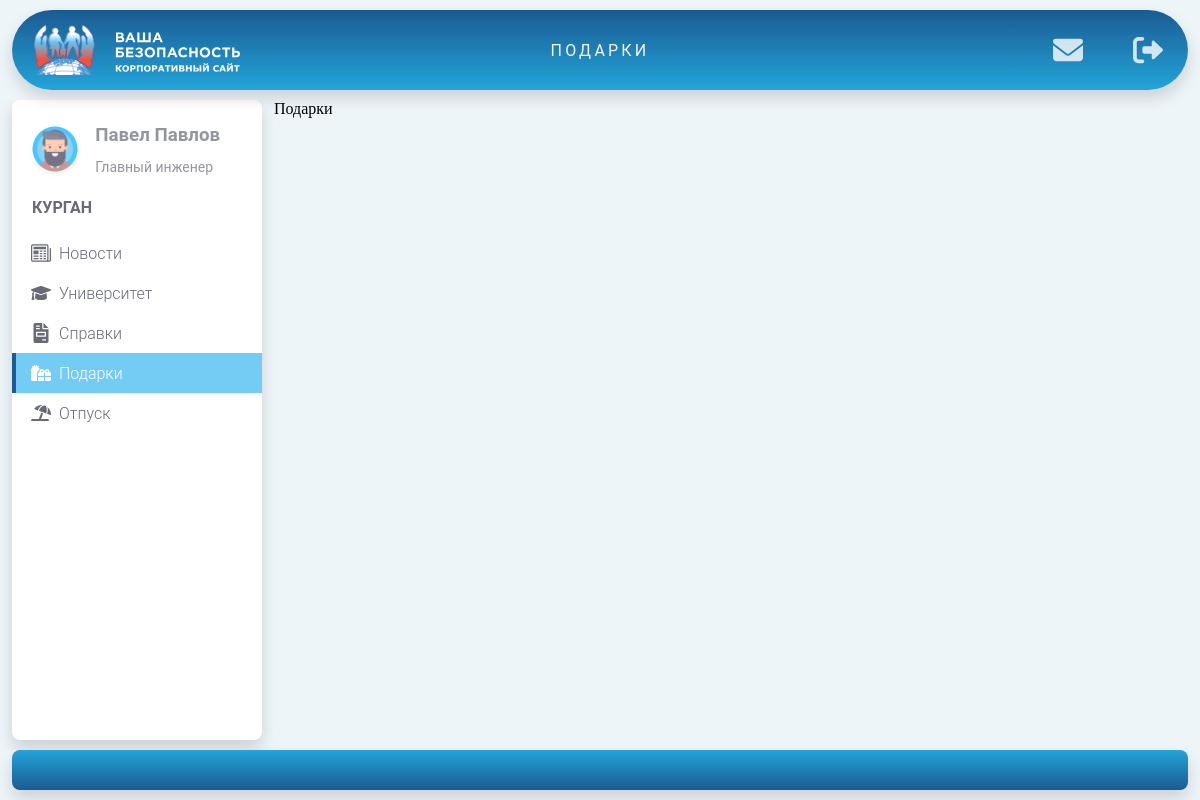
The app's page /gifts/ (signed in) with its own data.
### home/models.py (models this page shows, shortened)
class WebsiteFeatures(models.Model):
    title = models.CharField(max_length=50, verbose_name='Название')
    content = models.CharField(max_length=150, verbose_name='Описание')
    image = models.ImageField(upload_to='features_img/', verbose_name='Изображение')
    is_active = models.BooleanField(default=True, verbose_name='Актуальность')
    slug = models.SlugField(max_length=25, db_index=True, unique=True, verbose_name='URL адрес | Название иконки',
                            help_text='Указывается id иконки, содержащейся в файле static/main/img/sprite.svg. Также это поле используется в качестве слага при указании на URL страницу')
    class Meta:
        verbose_name = "Возможность сайта"
        verbose_name_plural = "Возможности сайта"
        ordering = ['id']

### users/models.py (models this page shows, shortened)
class Users(AbstractBaseUser, PermissionsMixin):
    name = models.CharField(max_length=150, verbose_name='Имя')
    surname = models.CharField(max_length=150, verbose_name='Фамилия')
    patronymic = models.CharField(max_length=150, verbose_name='Отчество', null=True, blank=True)
    job_title = models.ForeignKey('JobTitles', on_delete=models.PROTECT, related_name='users',
                                  verbose_name='Должность', null=True, blank=True)
    email = models.EmailField(max_length=150, verbose_name='E-mail', unique=True)
    phone_regex = RegexValidator(regex=r"^\+?1?\d{8,15}$")
    phone = models.CharField(validators=[phone_regex], max_length=16, null=True, blank=True,
                             verbose_name='Номер телефона')
    date_of_birth = models.DateField(verbose_name='Дата рождения', null=True, blank=True)
    is_staff = models.BooleanField(default=False, verbose_name='Пользователь базы данных', null=True, blank=True)
    is_active = models.BooleanField(default=True, verbose_name='Активный', null=True, blank=True)
    date_joined = models.DateTimeField(auto_now_add=True, verbose_name='Дата регистрации')
    department = models.ForeignKey('Departments', on_delete=models.PROTECT, related_name='users',
                                   verbose_name='Подразделение', null=True, blank=True)
    avatar = models.ForeignKey('Avatars', on_delete=models.PROTECT, related_name='users',
                               verbose_name='Аватарка', null=True, blank=True)
    is_manager = models.BooleanField(default=False, verbose_name='Руководитель',
                                     help_text='Руководитель сможет заводить новых сотрудников в системе, удалять их из '
                                               'системы, направлять на курсы повышения квалификации')
    is_hr = models.BooleanField(default=False, verbose_name='Кадровый работник',
                                help_text='Нужен хотя-бы один кадровый работник в каждом подразделении, который будет '
                                          'иметь возможность проверять документы остальных сотрудников на '
                                          'правильность заполнения')
    USERNAME_FIELD = 'email'
    REQUIRED_FIELDS = []
    objects = UserManager()
    def __str__(self):
        return f'{self.name} {self.surname}'
    class Meta:
        verbose_name = "Пользователя"
        verbose_name_plural = "Пользователи"

class Avatars(models.Model):
    avatar = models.ImageField(upload_to='avatars/', verbose_name='Аватарки', blank=True, null=True)
    class Meta:
        verbose_name = "Аватарка"
        verbose_name_plural = "Аватарки"

class JobTitles(models.Model):
    job_title = models.CharField(max_length=150, verbose_name='Должность', null=True, blank=True)
    def __str__(self):
        return self.job_title
    class Meta:
        verbose_name = "Должность"
        verbose_name_plural = "Должности"
        ordering = ['job_title']

class Departments(models.Model):
    department = models.CharField(max_length=150, verbose_name='Город', null=True, blank=True)
    def __str__(self):
        return self.department
    class Meta:
        verbose_name = "Подразделение"
        verbose_name_plural = "Подразделения"
        ordering = ['department']

### gifts/views.py (the view)
# urls.py: path('', index, name='gifts'),
@login_required
def index(request):
    context = {'title': 'Подарки', 'menu_selected': 4,
               'menu': WebsiteFeatures.objects.filter(is_active=True)}
    return render(request, 'gifts/index.html', context)

### message/templatetags/message_tags.py (called while the page is built)
@register.inclusion_tag('message/message.html')
def show_messages(user):
    messages = Message.objects.filter(recipient=user, read_at__isnull=True,
                                      recipient_deleted_at__isnull=True).select_related('sender')
    return {'messages': messages, 'messages_count': messages.count()}

### gifts/templates/gifts/index.html
{% extends 'main/index.html' %}
{% block content_detail %}
    <div class="add-news">Подарки</div>
{% endblock %}

### main/templates/main/index.html (shortened to what this page needs)
{% extends 'main/base.html' %}
{% load message_tags %}
{% load static %}
{% block extra_links %}
    <link rel="stylesheet" href="{% static 'main/css/style_index.css' %}">
{% endblock %}
{% block extra_buttons %}
    {% show_messages request.user %}
{% endblock %}
{% block content %}
    <main class="container">
        <nav class="sidebar">
            <a href="#" class="sidebar-header">
                {% if request.user.avatar %}
                    <img class="avatar" src="{{ request.user.avatar.avatar.url }}" alt="...">
                {% else %}
                    <img class="avatar" src="{% static 'users/img/default_avatar.png' %}" alt="...">
                {% endif %}
                <div class="sidebar-header_title">
                    <h3 class="user-name">{{ request.user }} </h3>
                    <p class="job-title">{{ request.user.job_title }}</p>
                </div>
            </a>
            <span class="division">{{ request.user.department }}</span>
            <ul class="sidebar-items">
                {% for menu_item in menu %}
                    {% if menu_item.pk == menu_selected %}
                        <li class="sidebar-item active">
                            <div class="sidebar-link">
                                <svg class="svg-sidebar">
                                    <use href="{% static 'main/img/sprite.svg' %}#{{ menu_item.slug }}"></use>
                                </svg>
                                <div class="sidebar-text">{{ menu_item.title }}</div>
                            </div>
                        </li>
                    {% else %}
                        <li class="sidebar-item">
                            <a href="{% url menu_item.slug %}" class="sidebar-link">
                                <svg class="svg-sidebar">
                                    <use href="{% static 'main/img/sprite.svg' %}#{{ menu_item.slug }}"></use>
                                </svg>
                                <div class="sidebar-text">{{ menu_item.title }}</div>
                            </a>
                        </li>
                    {% endif %}
                {% endfor %}
            </ul>
        </nav>
        {% block content_detail %}
        {% endblock %}
    </main>
{% endblock %}
{% block footer %}
    <footer class="footer">
        <div class="footer-content"></div>
    </footer>
{% endblock %}

### main/templates/main/base.html (shortened to what this page needs)
{% load static %}
<!DOCTYPE html>
<html lang="ru">
<head>
    <link rel="stylesheet" href="{% static 'main/css/style.css' %}">
    {% block extra_links %}
    {% endblock %}
</head>
<body>
<header class="header">
    <div class="nav">
        <div class="logo-container">
            <a href="https://vb-rf.ru" target="_blank" class="logo big-logo">
                <img class="logo-img" src="{% static 'main/img/full_logo.svg' %}" alt="Логотип"></a>
        </div>
        <div class="middle-container">{{ title }}</div>
        <div class="buttons-container">
            {% if  request.user.is_anonymous %}
                <a href="{% url 'login' %}" class="button-item">
                    <svg class="nav-img">
                        <use href="{% static 'main/img/sprite.svg' %}#login"></use>
                    </svg>
                </a>
            {% else %}
                {% if page == 'home' %}
                    <a href="{% url 'news' %}" class="button-item">
                        <svg class="nav-img">
                            <use href="{% static 'main/img/sprite.svg' %}#login"></use>
                        </svg>
                    </a>
                {% else %}
                    {% block extra_buttons %}
                    {% endblock %}
                    <a href="{% url 'logout' %}" class="button-item">
                        <svg class="nav-img">
                            <use href="{% static 'main/img/sprite.svg' %}#logout"></use>
                        </svg>
                    </a>
                {% endif %}
            {% endif %}
        </div>
    </div>
</header>
    {% block content %}
    {% endblock %}
{% block footer %}
{% endblock %}
</body>
</html>

### main/static/main/css/style.css (style rules this page uses)
:root { --color-acept: rgb(244, 73, 43); --color-start: rgb(26, 91, 147); --color-end: rgb(35, 165, 217); --color-middle: rgb(43, 128, 182); --color-gradient: linear-gradient(180deg, var(--color-start) 0%, var(--color-end) 100%); --color-gradient-reverse: linear-gradient(180deg, var(--color-end) 0%, var(--color-start) 100%); --color-text-main: #686a76; --color-background-main: #EEF5F9; --color-background-hover: rgba(0, 0, 0, .2); --shadow: 0 0.5rem 1rem rgba(0, 0, 0, 0.15); --shadow-sm: 0 0.125rem 0.25rem rgba(0, 0, 0, 0.075); }
body, html { padding: 0; margin: 0; background-color: var(--color-background-main); }
.header { width: 100%; height: 100px; position: fixed; top: 0; z-index: 50; background-color: #EEF5F9; }
.nav { width: 98%; height: 80px; background: var(--color-gradient); margin: 10px auto; border-radius: 50em; box-shadow: var(--shadow); color: white; display: flex; justify-content: space-between; }
.logo-container { width: 250px; }
.logo { height: 100%; align-items: center; justify-content: center; border-radius: 50em; transition: background .35s ease-out; }
.big-logo { width: 250px; }
.logo-img { height: 50px; }
.middle-container { display: flex; flex: 1 1 auto; align-items: center; justify-content: center; font-size: 16px; text-transform: uppercase; color: whitesmoke; font-family: Roboto, sans-serif; letter-spacing: 0.2em; }
.buttons-container { flex: 0 0 250px; display: flex; position: relative; justify-content: end; }
.button-item { width: 80px; height: 80px; display: flex; position: relative; justify-content: center; transition: background .5s ease-out; border-radius: 50em; }
.nav-img { width: 30px; height: auto; fill: white; opacity: .8; transition: opacity .35s ease-out; }
@media (min-width: 769px) { .big-logo { display: flex; } }

### main/static/main/css/style_index.css (style rules this page uses)
.container { margin-top: 100px; width: 100%; display: flex; flex-direction: row; }
.sidebar { color: var(--color-text-main); background: #fff; max-width: 250px; min-width: 250px; max-height: calc(100vh - 160px); min-height: calc(100vh - 160px); overflow: scroll; position: sticky; top: 100px; box-shadow: var(--shadow); margin: 0 1%; border-radius: .5em; }
.sidebar-header { display: flex; align-items: center; padding: 1.5rem 1rem; text-decoration: none; opacity: .7; }
.avatar { display: inline-block; position: relative; width: 3rem; text-align: center; border-radius: 50%; box-shadow: var(--shadow-sm); background: #fff; line-height: 3rem; max-width: 100%; height: auto; margin-left: 0.2rem; }
.sidebar-header_title { margin-left: 1rem; font-family: Roboto, sans-serif; color: var(--color-text-main); }
.user-name { margin-top: 0; margin-bottom: 0.5rem; font-weight: 700; line-height: 1.2; }
.job-title { font-size: 0.875rem; font-weight: 400; margin-bottom: 0; line-height: 1; }
.division { display: flex; font-family: Roboto, sans-serif; text-transform: uppercase; font-weight: 600; color: var(--color-text-main); font-size: 1rem; letter-spacing: 0; padding-left: 20px; }
.sidebar-items { padding-left: 0; list-style: none; }
.sidebar-item.active > .sidebar-link { color: #fff; border-left: 4px solid #1A5B93; background: #74ccf5; }
.sidebar-link { display: flex; position: relative; overflow: hidden; padding: 10px 15px; font-family: Roboto, sans-serif; text-decoration: none; text-overflow: ellipsis; color: inherit; border-left: 4px solid transparent; font-size: 1rem; font-weight: 300; align-items: center; }
.svg-sidebar { width: 20px; height: 20px; vertical-align: text-bottom; color: inherit; fill: currentColor; margin-right: 0.5rem }
.footer { position: fixed; bottom: 0; height: 50px; width: 100%; display: flex; justify-content: center; background-color: #EEF5F9; }
.footer-content { width: 98%; height: 80%; background: var(--color-gradient-reverse); box-shadow: var(--shadow); border-radius: .5em; }

### records on screen
WebsiteFeatures: title "ПОДАРКИ", title "Подарки"
Users: user.avatar.avatar (picture), user "Павел Павлов", user.job_title "Главный инженер", user.department "КУРГАН"
WebsiteFeatures: title "Новости"
WebsiteFeatures: title "Университет"
WebsiteFeatures: title "Справки"
WebsiteFeatures: title "Отпуск"
